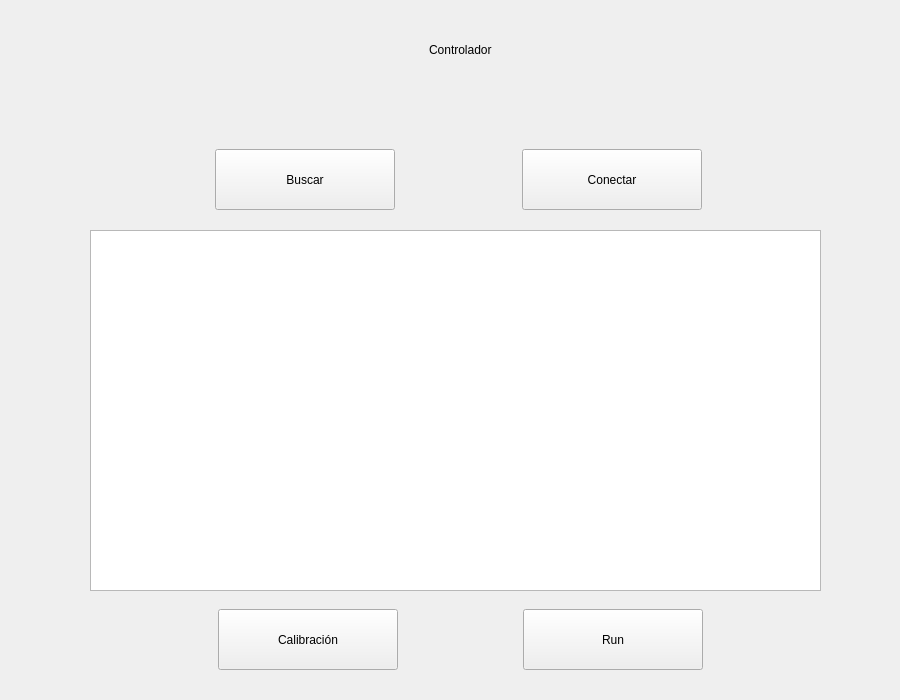
<?xml version="1.0" encoding="UTF-8"?>
<ui version="4.0">
 <class>Form</class>
 <widget class="QWidget" name="Form">
  <property name="geometry">
   <rect>
    <x>0</x>
    <y>0</y>
    <width>900</width>
    <height>700</height>
   </rect>
  </property>
  <property name="windowTitle">
   <string>Controlador</string>
  </property>
  <widget class="QWidget" name="horizontalLayoutWidget">
   <property name="geometry">
    <rect>
     <x>90</x>
     <y>10</y>
     <width>741</width>
     <height>80</height>
    </rect>
   </property>
   <layout class="QHBoxLayout" name="horizontalLayout">
    <property name="sizeConstraint">
     <enum>QLayout::SetMaximumSize</enum>
    </property>
    <item>
     <spacer name="horizontalSpacer_7">
      <property name="orientation">
       <enum>Qt::Horizontal</enum>
      </property>
      <property name="sizeHint" stdset="0">
       <size>
        <width>40</width>
        <height>20</height>
       </size>
      </property>
     </spacer>
    </item>
    <item>
     <widget class="QLabel" name="title">
      <property name="sizePolicy">
       <sizepolicy hsizetype="Fixed" vsizetype="Preferred">
        <horstretch>0</horstretch>
        <verstretch>0</verstretch>
       </sizepolicy>
      </property>
      <property name="text">
       <string>Controlador</string>
      </property>
     </widget>
    </item>
    <item>
     <spacer name="horizontalSpacer_8">
      <property name="orientation">
       <enum>Qt::Horizontal</enum>
      </property>
      <property name="sizeHint" stdset="0">
       <size>
        <width>40</width>
        <height>20</height>
       </size>
      </property>
     </spacer>
    </item>
   </layout>
  </widget>
  <widget class="QWidget" name="horizontalLayoutWidget_2">
   <property name="geometry">
    <rect>
     <x>93</x>
     <y>140</y>
     <width>731</width>
     <height>80</height>
    </rect>
   </property>
   <layout class="QHBoxLayout" name="horizontalLayout_2">
    <item>
     <spacer name="horizontalSpacer">
      <property name="orientation">
       <enum>Qt::Horizontal</enum>
      </property>
      <property name="sizeHint" stdset="0">
       <size>
        <width>40</width>
        <height>20</height>
       </size>
      </property>
     </spacer>
    </item>
    <item>
     <widget class="QPushButton" name="b_search">
      <property name="sizePolicy">
       <sizepolicy hsizetype="Fixed" vsizetype="Fixed">
        <horstretch>0</horstretch>
        <verstretch>0</verstretch>
       </sizepolicy>
      </property>
      <property name="minimumSize">
       <size>
        <width>180</width>
        <height>61</height>
       </size>
      </property>
      <property name="maximumSize">
       <size>
        <width>180</width>
        <height>61</height>
       </size>
      </property>
      <property name="cursor">
       <cursorShape>PointingHandCursor</cursorShape>
      </property>
      <property name="text">
       <string>Buscar</string>
      </property>
     </widget>
    </item>
    <item>
     <spacer name="horizontalSpacer_3">
      <property name="orientation">
       <enum>Qt::Horizontal</enum>
      </property>
      <property name="sizeHint" stdset="0">
       <size>
        <width>40</width>
        <height>20</height>
       </size>
      </property>
     </spacer>
    </item>
    <item>
     <widget class="QPushButton" name="b_connect">
      <property name="sizePolicy">
       <sizepolicy hsizetype="Fixed" vsizetype="Fixed">
        <horstretch>0</horstretch>
        <verstretch>0</verstretch>
       </sizepolicy>
      </property>
      <property name="minimumSize">
       <size>
        <width>180</width>
        <height>61</height>
       </size>
      </property>
      <property name="maximumSize">
       <size>
        <width>180</width>
        <height>61</height>
       </size>
      </property>
      <property name="cursor">
       <cursorShape>PointingHandCursor</cursorShape>
      </property>
      <property name="text">
       <string>Conectar</string>
      </property>
     </widget>
    </item>
    <item>
     <spacer name="horizontalSpacer_2">
      <property name="orientation">
       <enum>Qt::Horizontal</enum>
      </property>
      <property name="sizeHint" stdset="0">
       <size>
        <width>40</width>
        <height>20</height>
       </size>
      </property>
     </spacer>
    </item>
   </layout>
  </widget>
  <widget class="QTableWidget" name="t_device">
   <property name="geometry">
    <rect>
     <x>90</x>
     <y>230</y>
     <width>731</width>
     <height>361</height>
    </rect>
   </property>
   <property name="minimumSize">
    <size>
     <width>0</width>
     <height>0</height>
    </size>
   </property>
   <property name="font">
    <font>
     <family>Rockwell</family>
     <pointsize>14</pointsize>
     <weight>50</weight>
     <italic>false</italic>
     <bold>false</bold>
    </font>
   </property>
   <property name="cursor" stdset="0">
    <cursorShape>PointingHandCursor</cursorShape>
   </property>
   <property name="styleSheet">
    <string notr="true"/>
   </property>
   <property name="horizontalScrollBarPolicy">
    <enum>Qt::ScrollBarAlwaysOff</enum>
   </property>
   <property name="sizeAdjustPolicy">
    <enum>QAbstractScrollArea::AdjustToContents</enum>
   </property>
   <property name="editTriggers">
    <set>QAbstractItemView::NoEditTriggers</set>
   </property>
   <property name="selectionMode">
    <enum>QAbstractItemView::MultiSelection</enum>
   </property>
   <property name="selectionBehavior">
    <enum>QAbstractItemView::SelectRows</enum>
   </property>
   <property name="columnCount">
    <number>2</number>
   </property>
   <attribute name="horizontalHeaderVisible">
    <bool>false</bool>
   </attribute>
   <attribute name="horizontalHeaderCascadingSectionResizes">
    <bool>false</bool>
   </attribute>
   <attribute name="horizontalHeaderDefaultSectionSize">
    <number>452</number>
   </attribute>
   <attribute name="verticalHeaderVisible">
    <bool>false</bool>
   </attribute>
   <column>
    <property name="text">
     <string>Nombre</string>
    </property>
    <property name="font">
     <font>
      <family>Consolas</family>
      <pointsize>12</pointsize>
     </font>
    </property>
   </column>
   <column>
    <property name="text">
     <string>Type</string>
    </property>
   </column>
  </widget>
  <widget class="QWidget" name="horizontalLayoutWidget_3">
   <property name="geometry">
    <rect>
     <x>100</x>
     <y>600</y>
     <width>721</width>
     <height>80</height>
    </rect>
   </property>
   <layout class="QHBoxLayout" name="horizontalLayout_3">
    <item>
     <spacer name="horizontalSpacer_5">
      <property name="orientation">
       <enum>Qt::Horizontal</enum>
      </property>
      <property name="sizeHint" stdset="0">
       <size>
        <width>40</width>
        <height>20</height>
       </size>
      </property>
     </spacer>
    </item>
    <item>
     <widget class="QPushButton" name="b_calibrate">
      <property name="sizePolicy">
       <sizepolicy hsizetype="Fixed" vsizetype="Fixed">
        <horstretch>0</horstretch>
        <verstretch>0</verstretch>
       </sizepolicy>
      </property>
      <property name="minimumSize">
       <size>
        <width>180</width>
        <height>61</height>
       </size>
      </property>
      <property name="maximumSize">
       <size>
        <width>180</width>
        <height>61</height>
       </size>
      </property>
      <property name="cursor">
       <cursorShape>PointingHandCursor</cursorShape>
      </property>
      <property name="text">
       <string>Calibración</string>
      </property>
     </widget>
    </item>
    <item>
     <spacer name="horizontalSpacer_6">
      <property name="orientation">
       <enum>Qt::Horizontal</enum>
      </property>
      <property name="sizeHint" stdset="0">
       <size>
        <width>40</width>
        <height>20</height>
       </size>
      </property>
     </spacer>
    </item>
    <item>
     <widget class="QPushButton" name="b_run">
      <property name="sizePolicy">
       <sizepolicy hsizetype="Fixed" vsizetype="Fixed">
        <horstretch>0</horstretch>
        <verstretch>0</verstretch>
       </sizepolicy>
      </property>
      <property name="minimumSize">
       <size>
        <width>180</width>
        <height>61</height>
       </size>
      </property>
      <property name="maximumSize">
       <size>
        <width>180</width>
        <height>61</height>
       </size>
      </property>
      <property name="cursor">
       <cursorShape>PointingHandCursor</cursorShape>
      </property>
      <property name="text">
       <string>Run</string>
      </property>
     </widget>
    </item>
    <item>
     <spacer name="horizontalSpacer_4">
      <property name="orientation">
       <enum>Qt::Horizontal</enum>
      </property>
      <property name="sizeHint" stdset="0">
       <size>
        <width>40</width>
        <height>20</height>
       </size>
      </property>
     </spacer>
    </item>
   </layout>
  </widget>
 </widget>
 <resources/>
 <connections/>
</ui>
